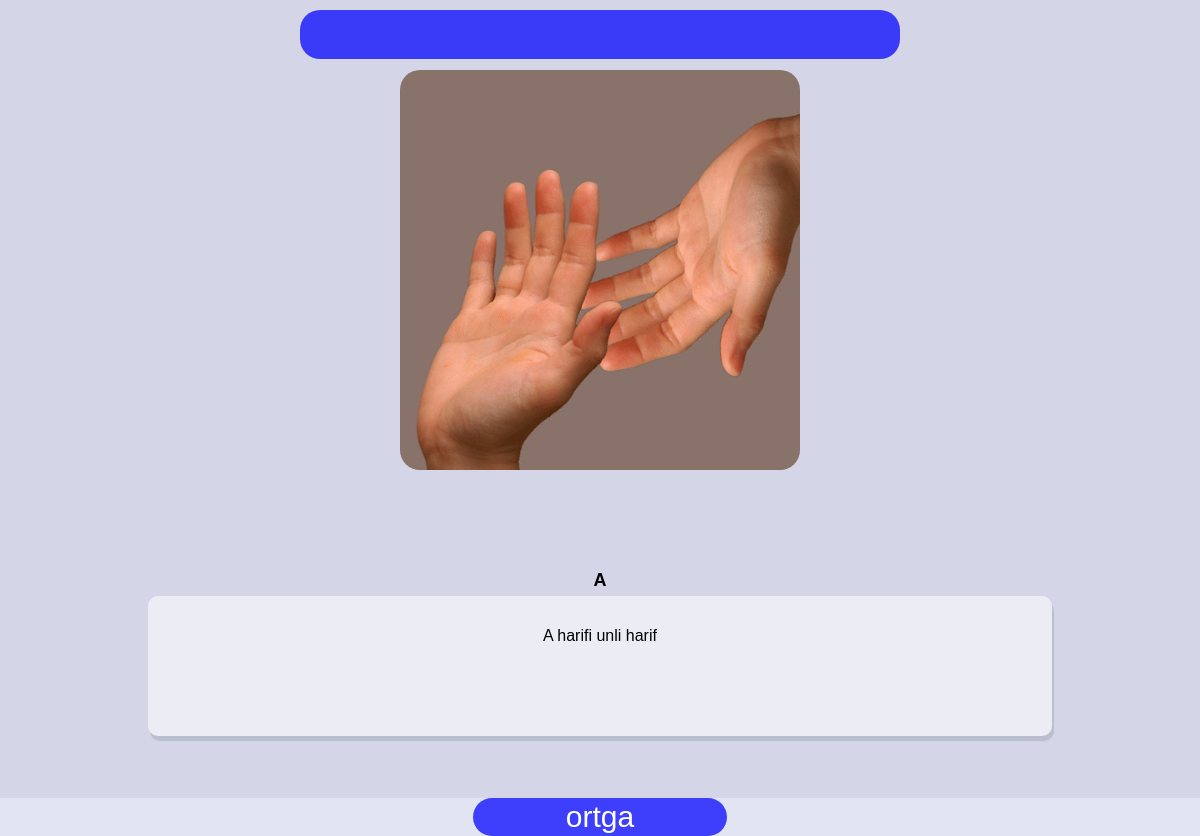
Page /OneSoz/1 on the committed database.
### asosiy/models.py (models this page shows, shortened)
class Sozlar(models.Model):
    bolim_fk=models.ForeignKey(Bolim,on_delete=models.CASCADE)
    nom=models.CharField(max_length=70)
    izhoh=models.TextField()
    gif=models.FileField()

### asosiy/views.py (the view)
# urls.py: path('OneSoz/<int:pk>', OneSozView.as_view()),
class OneSozView(View):
    def get(self,request,pk):
        one_soz=Sozlar.objects.get(id=pk)
        data={
            'one_soz':one_soz
        }
        return render(request,'workspace.html',data)

### templates/workspace.html (shortened to what this page needs)
<!DOCTYPE html>
<html lang="en">
<head>
    {% load static %}
    <link rel="stylesheet" href="{% static 'main.css' %}">
</head>
<body>
    <header>
        <div class="box_header">
        </div>
      </header>
      <div class="work_space">
        <img src="{{one_soz.gif.url}}" alt="">
       <div class="info_content" >
        <h5>{{one_soz.nom}}</h5>
        <p>{{one_soz.izhoh}}</p>
        </div>
        </div>
        <footer>
            <a href="/sozlar/{{one_soz.bolim_fk.id}}">
            <div   class="bottom">
              <p class="bottom_back">ortga </p>
                </div>
            </a>
          </footer>
</body>
</html>

### static/main.css (style rules this page uses)
* { margin: 0; padding: 0; font-family: sans-serif ,""; text-decoration: none; }
body { background-color: #d4d6e8; }
header { position: fixed; top: 0px; width: 100%; }
header .box_header { background-color: rgba(0, 0, 255, 0.727); padding: 8px 50px; max-width: 500px; border-radius: 20px; z-index: 9999; margin:0 auto; min-height: 33.2px; margin-top: 10px; position: relative; }
.work_space { margin: 0 auto; position: relative; width: 90%; min-height: 400px; }
.work_space img { display: block; position: relative; width: 60%; max-width: 400px; min-height:100px; margin: 0 auto; border-radius: 20px; margin-top: 70px; z-index: -5555; }
.work_space h5 { font-size: large; text-align: center; margin-bottom: 5px; margin-top: 100px; font-weight: 700; margin-bottom: 5px; }
.work_space p { margin: 0 auto; background-color: #ffffff89; box-shadow: 2px 5px 1px 0px #a2a7b082; min-height: 100px; padding: 20px; border-radius: 10px; text-align: center; line-height: 40px; width: 80%; margin-bottom: 10px; }
.bottom { position: fixed; left: 0%; bottom: 0.2px; width: 100%; z-index: 9; background-color: #e9eef7a1; }
.bottom .bottom_back { max-width: 250px; padding: 2px; border-radius: 20px; background-color:rgba(0, 0, 255, 0.727) ; text-align: center; margin: 0 auto; font-size:30px ; color: #fff; }
footer { margin-bottom: 100px; }

### rows in the picture
Sozlar: gif (picture), nom "A", izhoh "A harifi unli harif"
